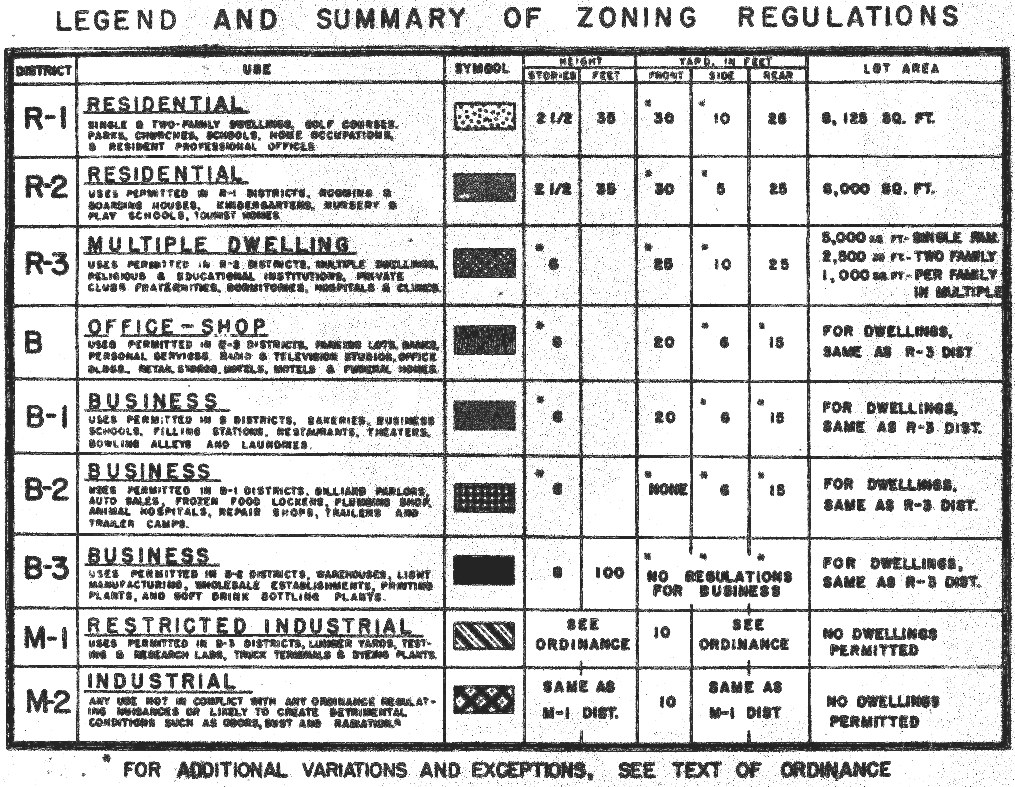
#> input picture docs/legends/1963.png, 1015 x 787 px
$ python -i georef_1963.py   (imports and definitions only)
#> lines starting #> are read from the running program, lines starting #| are printed output that depends on the picture; after the words box and inside, x2 and y2 are one past the last pixel; in counts of white or black regions, pixels touching at a corner belong together
#> further down, picture is the input picture: shape (787, 1015); min 36, max 255, mean 204.6
#!/usr/bin/env python3
"""SUPERSEDED 2026-07-10: Rory hand-georeferenced the 1963 sheet in QGIS
("1963 Zoning Map pg 2 - cleaned_modified.tif" + .points in ../), and
the manifest now feeds that file through prep.py like every other
edition. This script and its lessons are kept for the record — the
automated approach shipped wrong to production several times, its own
verification kept approving the errors, and the end state was still
poor (Rory: "pretty bad"). ~30 hand GCPs beat the whole effort in an
evening.

Original goal: georeference the 1963 zoning map (the one edition the
2022 QGIS batch skipped) directly against the TIGER street network.

History (details in memory/2026-07-09-port-notes.md): every automated
coarse-alignment route false-locked on this hatched litho — SIFT
(degenerate many-to-one homographies), gradient/street/blob
phase-correlation sweeps, template sweeps. A first shipped attempt
(2-point river seed + fine grid matching vs the 1958 sheet) LOOKED
verified but was ~1,000 ft off with TPS distortion: the verification
searched only ±480 ft, so every patch locked onto the nearest wrong
street — bounded-search displacement metrics are blind to offsets
beyond their bound. The user caught it at the Rivanna hook.

What works, and what this script does:
 1. Seed similarity from TWO hand-verified anchors: sheet px of street
    intersections whose geo coordinates come from the TIGER shapefile
    itself (spatialite ST_Intersection of named roads — no eyeballing
    on the modern side).
 2. Resample the sheet onto the TIGER 16 ft/px grid; iteratively snap
    large street-mask patches (2400 ft context) to the TIGER raster:
    two translation-only passes using the displacement HISTOGRAM MODE
    (robust to the periodic grid's false peaks), then a similarity
    RANSAC polish, then a final residual harvest.
 3. Final snap pairs become GCPs -> order-2 warp at full resolution.
 4. Hook-lock translation: the street-lattice machinery above is blind
    to whole-lattice aliases (it shipped ~2,200 ft east twice); the
    drawn Rivanna meander pinned to the TIGER water polygon fixes the
    absolute placement. See the HOOK_SHIFT comment in main().
 5. Verify: wide-capture (±2560 ft) local street displacement vs TIGER.

Outputs: work/georef/1963.tif, work/qa/1963_vs_tiger.jpg
"""
import json
import subprocess
import sys
from pathlib import Path

import cv2
import numpy as np

ROOT = Path(__file__).resolve().parent.parent
SRC = ROOT.parent / "1963 Zoning Map pg 2 - cleaned.png"
GEOREF = ROOT / "work" / "georef"
REF = ROOT / "work" / "ref" / "ref_streets.tif"
QA = ROOT / "work" / "qa"

# TIGER grid (see make_ref.sh)
RX0, TR, RY1 = 11470000, 16.0, 3922000

# Anchors: full-res sheet px <-> EPSG:2284 geo of the same intersection.
# Geo from TIGER: ogrinfo -dialect sqlite ST_Intersection of the named
# roads. Sheet px read off gridded crops (street names printed on sheet).
ANCHORS_PX = np.float64([[3272, 1752],    # Rugby Ave x Rose Hill Dr
                         [2437, 2157]])   # University Ave x Rugby Rd
ANCHORS_GEO = np.float64([[11487610.6, 3904187.4],
                          [11481921.3, 3901055.9]])

N_GCPS = 45


def run(cmd, **kw):
    subprocess.run([str(c) for c in cmd], check=True, **kw)


def streets(img, sigma=3.0):
    """Soft mask of bright thin structures — the street network."""
#> called with sigma = 3
    k = cv2.getStructuringElement(cv2.MORPH_ELLIPSE, (13, 13))
    th = cv2.morphologyEx(img, cv2.MORPH_TOPHAT, k)
    _, bw = cv2.threshold(th, 0, 255, cv2.THRESH_BINARY + cv2.THRESH_OTSU)
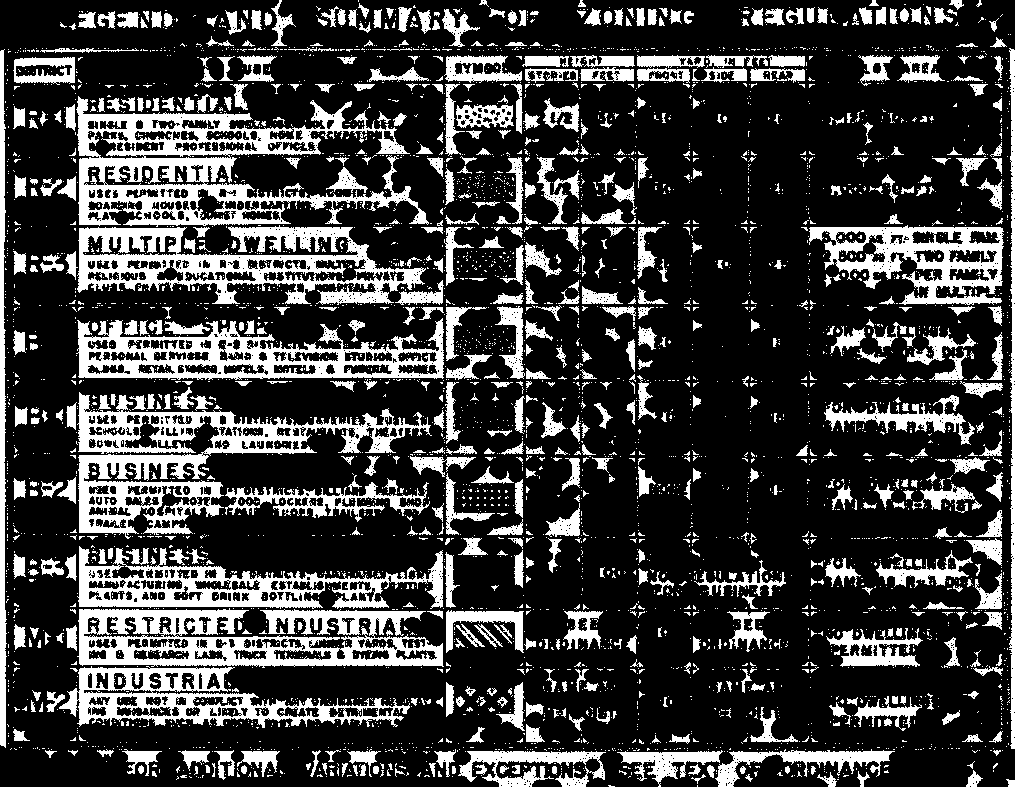
#> bw: shape (787, 1015); 24.1% white; 4613 white regions (3974 under 20 px), largest, box (x1, y1, x2, y2) and area: (76, 96, 429, 227) 15978, (77, 392, 432, 539) 13748, (77, 608, 444, 668) 12051
    soft = cv2.GaussianBlur(bw.astype(np.float32) / 255, (0, 0), sigma)
    return soft / (soft.max() + 1e-6)


def sheet_mask(gray, sigma=3.0):
    """Dual-polarity street mask for the 1963 sheet.

    Inside the hatched city, streets are BRIGHT lines on dark fill
    (top-hat). Outside the boundary, county roads are thin DARK lines
    on white paper (black-hat) — without them the fit has zero control
    east of the city and the polynomial extrapolates freely at the
    Rivanna (the second user-caught misplacement, ~1500 ft at the
    hook). Black-hat responses count only where local ink density is
    low, so city hatching can't flood the mask."""
    k = cv2.getStructuringElement(cv2.MORPH_ELLIPSE, (13, 13))
    bright = streets(gray, sigma)
    bh = cv2.morphologyEx(gray, cv2.MORPH_BLACKHAT, k)
    _, bw = cv2.threshold(bh, 0, 255, cv2.THRESH_BINARY + cv2.THRESH_OTSU)
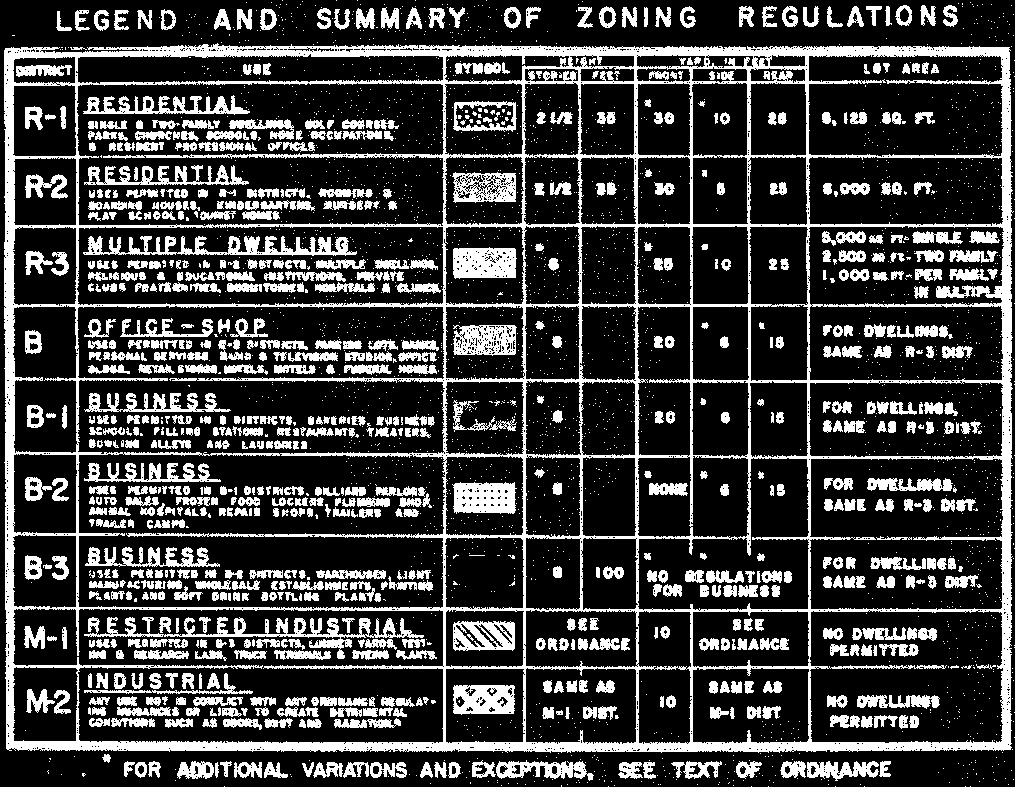
#> bw: shape (787, 1015); 24.1% white; 3339 white regions (2527 under 20 px), largest, box (x1, y1, x2, y2) and area: (4, 43, 1014, 753) 73750, (84, 617, 424, 659) 3036, (83, 236, 357, 256) 2584
    ink = cv2.GaussianBlur((255 - gray).astype(np.float32), (0, 0), 25)
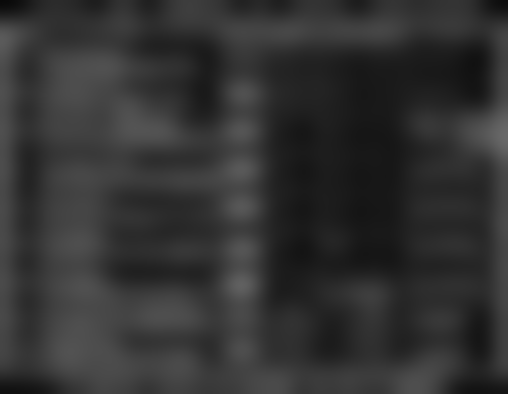
#> ink: shape (787, 1015) float32 (shown at 1/2 size); min 9.62, max 104.7, mean 50.5
    outside = (ink < 40).astype(np.float32)
#> outside: shape (787, 1015) float32; values 0 (black) and 1 (white), 28.7% white; 13 white regions, largest, box (x1, y1, x2, y2) and area: (538, 76, 985, 723) 181171, (281, 69, 447, 244) 13828, (897, 597, 1015, 787) 11868
    dark = cv2.GaussianBlur(bw.astype(np.float32) / 255 * outside,
                            (0, 0), sigma)
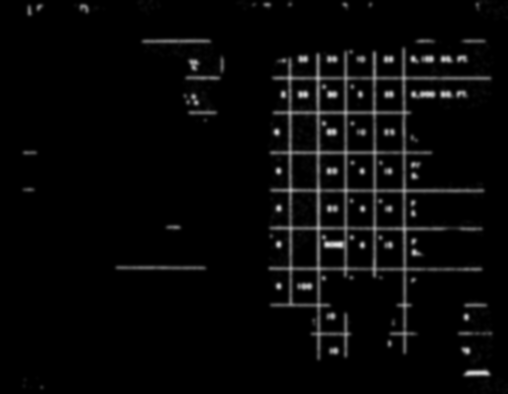
#> dark: shape (787, 1015) float32 (shown at 1/2 size); min 0, max 0.906, mean 0.0331
    dark /= dark.max() + 1e-6
    return np.maximum(bright, dark)
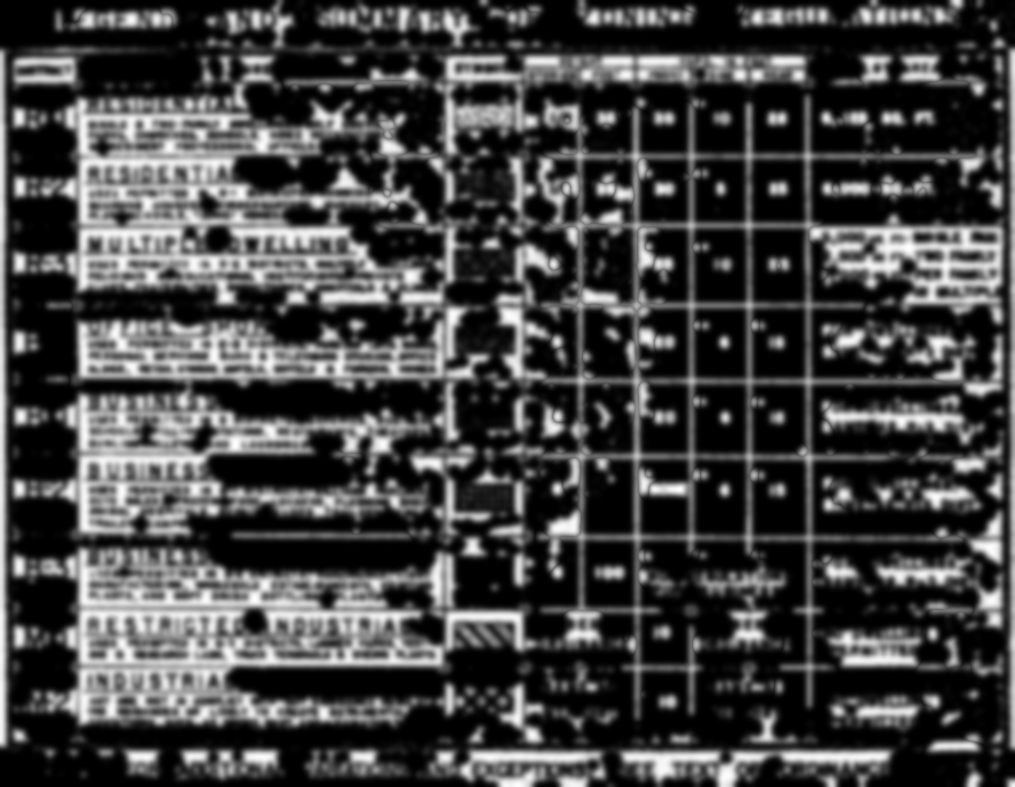
#> returned value: shape (787, 1015) float32; min 0, max 1, mean 0.269


# [275 lines left out: functions raster_bbox, on_grid, snap, main, not called in this run]


# [2 lines not run here, left out]

>>> import cv2
>>> picture = cv2.imread('../docs/legends/1963.png', cv2.IMREAD_GRAYSCALE)
>>> result = sheet_mask(picture)

$ run again, on docs/legends/1939.png
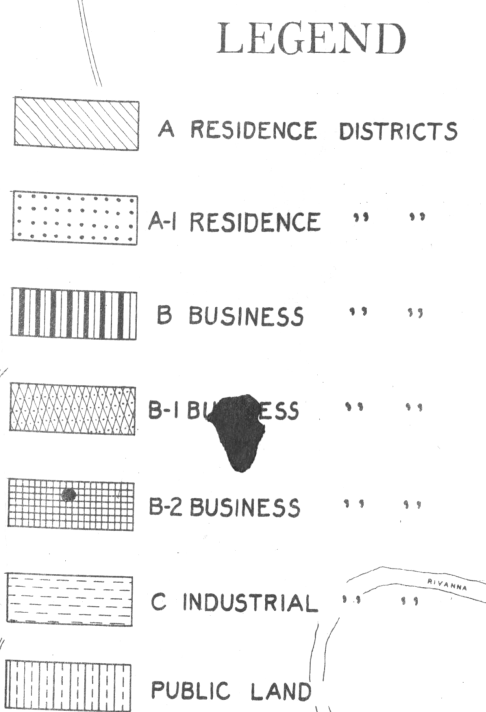
#> input picture docs/legends/1939.png, 486 x 712 px
#> picture is the input picture: shape (712, 486); min 44, max 255, mean 244
#> in streets, `_, bw = cv2.threshold(th, 0, 255, cv2.THRESH_BINARY + cv2.THRESH_OTSU)`:
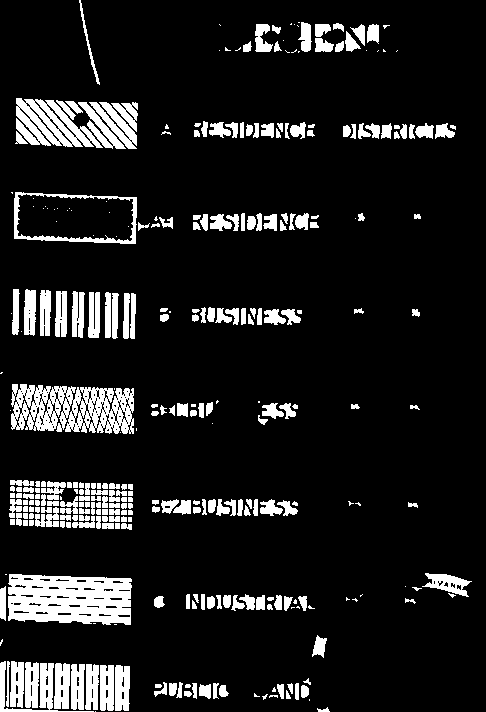
#> bw: shape (712, 486); 11.7% white; 326 white regions (75 under 20 px), largest, box (x1, y1, x2, y2) and area: (8, 574, 132, 625) 5042, (11, 384, 134, 434) 4170, (16, 98, 103, 148) 2275
#> outside: shape (712, 486) float32; values 0 (black) and 1 (white), 98.2% white; 1 black region, box (x1, y1, x2, y2) and area: (194, 384, 282, 481) 6385
#> in sheet_mask, `return np.maximum(bright, dark)`:
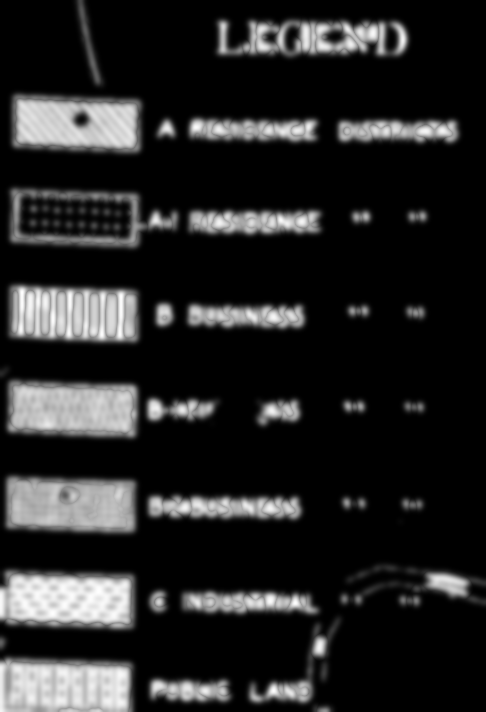
#> returned value: shape (712, 486) float32; min 0, max 1, mean 0.148

$ run again, on docs/legends/1949.png
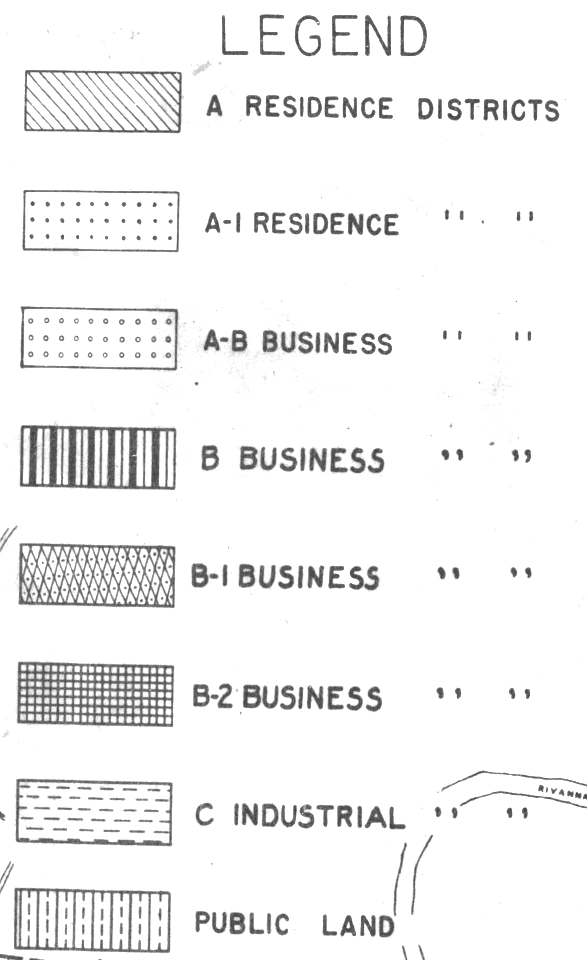
#> input picture docs/legends/1949.png, 587 x 960 px
#> picture is the input picture: shape (960, 587); min 59, max 255, mean 242.3
#> in streets, `_, bw = cv2.threshold(th, 0, 255, cv2.THRESH_BINARY + cv2.THRESH_OTSU)`:
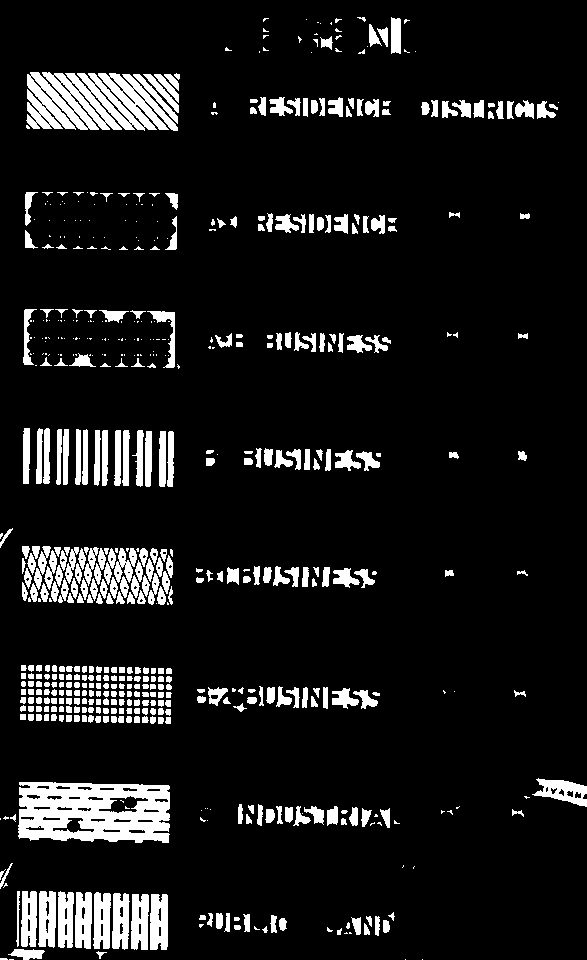
#> bw: shape (960, 587); 9.7% white; 612 white regions (196 under 20 px), largest, box (x1, y1, x2, y2) and area: (18, 782, 170, 843) 7066, (26, 72, 178, 131) 6040, (150, 894, 168, 950) 903
#> outside: shape (960, 587) float32; values 0 (black) and 1 (white), 96.4% white; 3 black regions, box (x1, y1, x2, y2) and area: (9, 659, 174, 729) 9558, (23, 423, 166, 491) 8054, (42, 563, 155, 590) 2715
#> in sheet_mask, `return np.maximum(bright, dark)`:
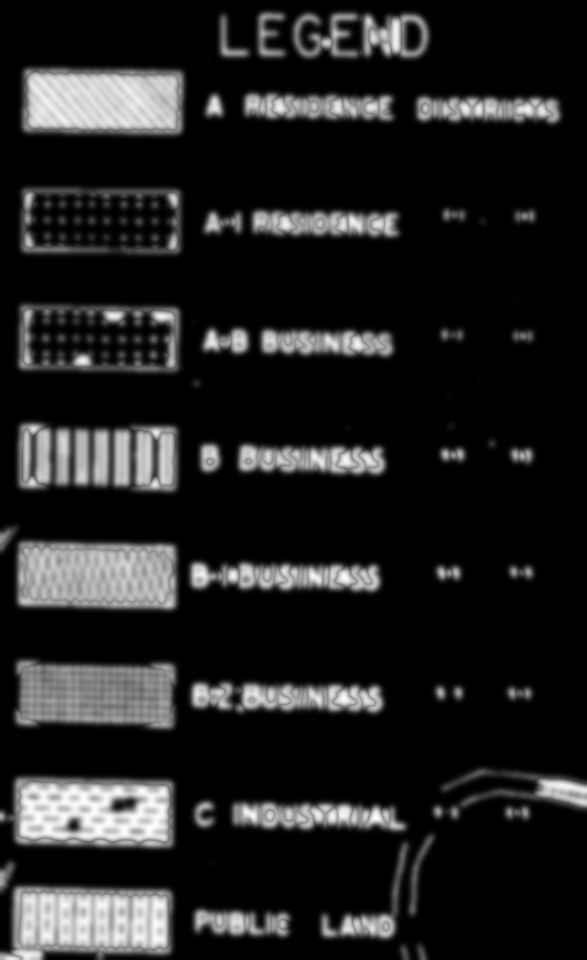
#> returned value: shape (960, 587) float32; min 0, max 1, mean 0.131
